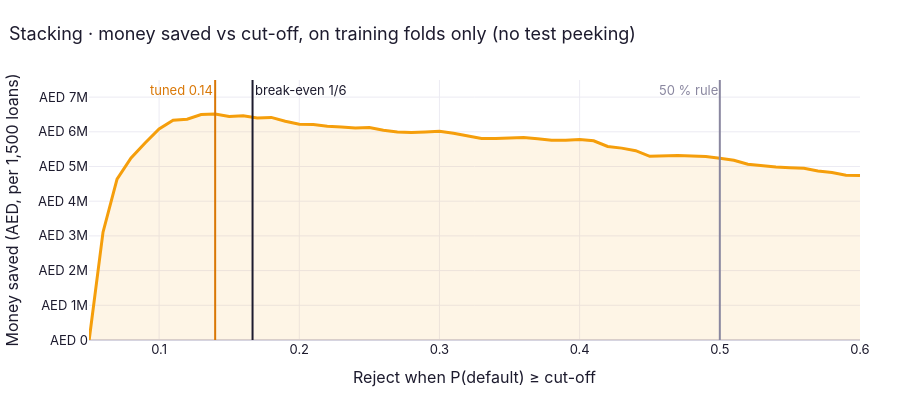

Here is the notebook cell this chart was saved with:
### Markdown cell above
**What changed**
- **Every model gains AED 0.6–3.0 M** just by moving its cut-off. The models and training are the same; only the decision rule changed.
- **Stacking becomes the clear champion with AED 6.01 M saved.** It catches **98 of 188** defaulters, so recall rises from 32 % to 52 %.
- **Accuracy *fell*** (89.5 % → 86.0 %) while money rose by AED 1.3 M. We now reject more good borrowers on purpose (120 instead of 31), because each one costs only 20 % of a loan while each extra defaulter caught saves 100 %.
- **AdaBoost jumps from 9th to 2nd.** Once its cut-off is fixed, its ability to rank applicants by risk shows through.

### Code cell
name = champ2["Model"]
fig = go.Figure()
fig.add_trace(go.Scatter(x=grid, y=oof_curve[name] / len(y_train) * len(y_test), mode="lines",
                         line=dict(color=FAMILY_COLORS[FAMILY[name]], width=3), name=name,
                         fill="tozeroy", fillcolor="rgba(245,158,11,0.10)",
                         hovertemplate="cut-off %{x:.2f}: AED %{y:,.0f} per 1,500 loans<extra></extra>"))
for x, label, col, pos in [(0.5, "50 % rule", MUTED, "top left"), (0.2 / 1.2, "break-even 1/6", INK, "top right"),
                           (tuned[name], f"tuned {tuned[name]:.2f}", "#d97706", "top left")]:
    fig.add_vline(x=x, line_color=col, line_width=2, annotation_text=label, annotation_font_color=col,
                  annotation_position=pos)
fig.update_yaxes(range=[0, oof_curve[name].max() / len(y_train) * len(y_test) * 1.15])
fig.update_layout(height=400, showlegend=False, xaxis_title="Reject when P(default) ≥ cut-off",
                  yaxis_title="Money saved (AED, per 1,500 loans)", yaxis_tickprefix="AED ",
                  title=f"{name} · money saved vs cut-off, on training folds only (no test peeking)")
fig.show()

### Figure 1 — Plotly figure (JSON) as saved in the notebook; plotly's stock layout.template omitted (floating-point values rounded to 4 significant figures)
{"data": [{"fill": "tozeroy", "fillcolor": "rgba(245,158,11,0.10)", "hovertemplate": "cut-off %{x:.2f}: AED %{y:,.0f} per 1,500 loans<extra></extra>", "line": {"color": "#F59E0B", "width": 3}, "mode": "lines", "name": "Stacking", "type": "scatter", "x": [0.05, 0.06, 0.07, 0.08, 0.09, 0.1, 0.11, 0.12, 0.13, 0.14, 0.15, 0.16, 0.17, 0.18, 0.19, 0.2, 0.21, 0.22, 0.23, 0.24, 0.25, 0.26, 0.27, 0.28, 0.29, 0.3, 0.31, 0.32, 0.33, 0.34, 0.35, 0.36, 0.37, 0.38, 0.39, 0.4, 0.41, 0.42, 0.43, 0.44, 0.45, 0.46, 0.47, 0.48, 0.49, 0.5, 0.51, 0.52, 0.53, 0.54, 0.55, 0.56, 0.57, 0.58, 0.59, 0.6], "y": [-38170.0, 3107000.0, 4636000.0, 5245000.0, 5679000.0, 6083000.0, 6336000.0, 6365000.0, 6498000.0, 6516000.0, 6443000.0, 6459000.0, 6401000.0, 6415000.0, 6305000.0, 6218000.0, 6208000.0, 6162000.0, 6140000.0, 6108000.0, 6126000.0, 6042000.0, 5995000.0, 5980000.0, 5996000.0, 6016000.0, 5960000.0, 5892000.0, 5805000.0, 5804000.0, 5825000.0, 5839000.0, 5801000.0, 5758000.0, 5756000.0, 5778000.0, 5741000.0, 5577000.0, 5530000.0, 5457000.0, 5292000.0, 5310000.0, 5314000.0, 5302000.0, 5291000.0, 5237000.0, 5181000.0, 5067000.0, 5025000.0, 4987000.0, 4965000.0, 4947000.0, 4874000.0, 4829000.0, 4749000.0, 4737000.0]}], "layout": {"annotations": [{"font": {"color": "#8a87a0"}, "showarrow": false, "text": "50 % rule", "x": 0.5, "xanchor": "right", "xref": "x", "y": 1, "yanchor": "top", "yref": "y domain"}, {"font": {"color": "#1d1b2e"}, "showarrow": false, "text": "break-even 1/6", "x": 0.1667, "xanchor": "left", "xref": "x", "y": 1, "yanchor": "top", "yref": "y domain"}, {"font": {"color": "#d97706"}, "showarrow": false, "text": "tuned 0.14", "x": 0.14, "xanchor": "right", "xref": "x", "y": 1, "yanchor": "top", "yref": "y domain"}], "height": 400, "shapes": [{"line": {"color": "#8a87a0", "width": 2}, "type": "line", "x0": 0.5, "x1": 0.5, "xref": "x", "y0": 0, "y1": 1, "yref": "y domain"}, {"line": {"color": "#1d1b2e", "width": 2}, "type": "line", "x0": 0.1667, "x1": 0.1667, "xref": "x", "y0": 0, "y1": 1, "yref": "y domain"}, {"line": {"color": "#d97706", "width": 2}, "type": "line", "x0": 0.14, "x1": 0.14, "xref": "x", "y0": 0, "y1": 1, "yref": "y domain"}], "showlegend": false, "title": {"text": "Stacking · money saved vs cut-off, on training folds only (no test peeking)"}, "xaxis": {"title": {"text": "Reject when P(default) ≥ cut-off"}}, "yaxis": {"range": [0, 7493000.0], "tickprefix": "AED ", "title": {"text": "Money saved (AED, per 1,500 loans)"}}}}
